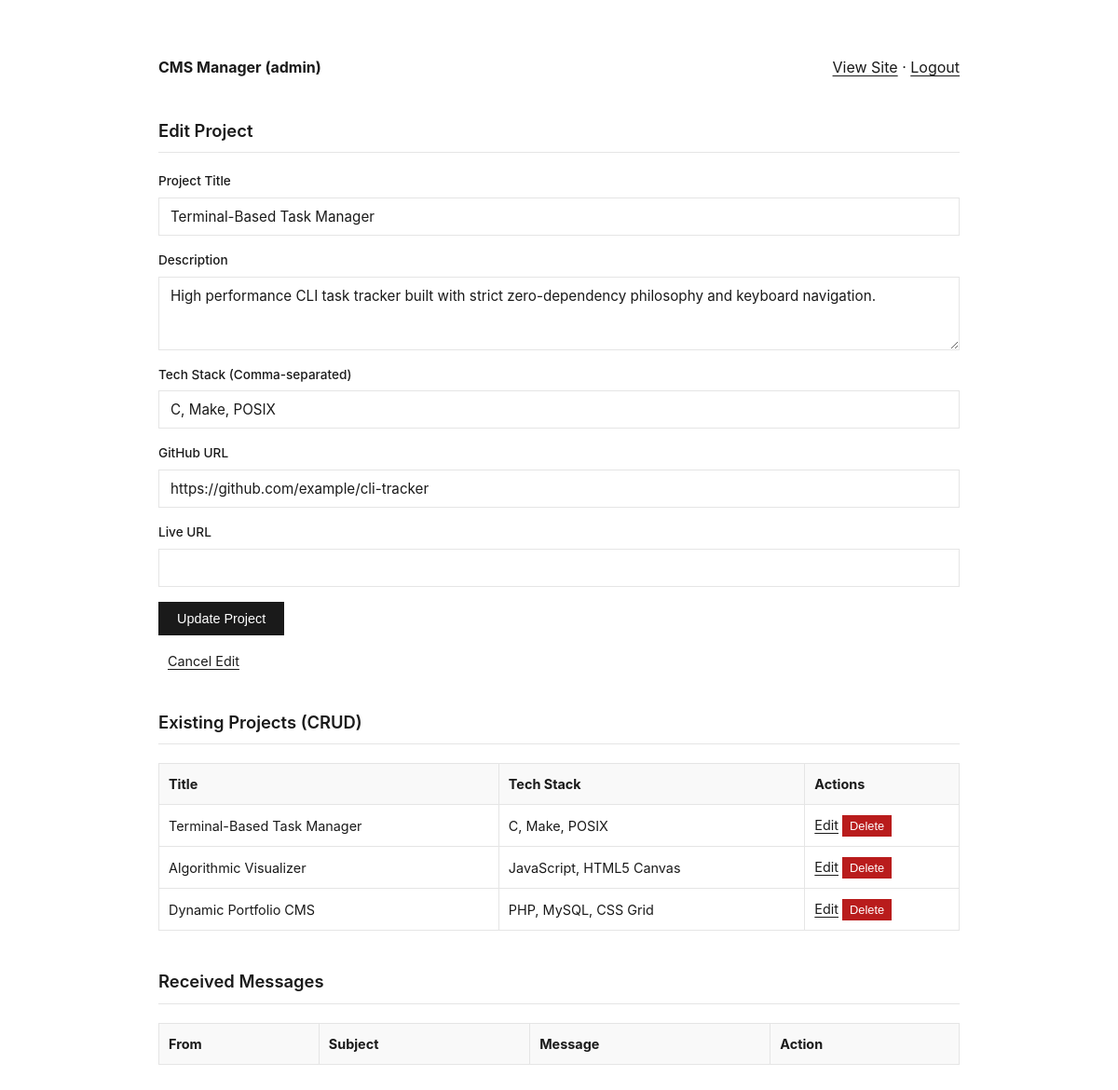
Page /admin/dashboard.php?edit=1 (signed in) on the committed database.
### tables this page shows
CREATE TABLE IF NOT EXISTS projects (
    id INT AUTO_INCREMENT PRIMARY KEY,
    title VARCHAR(100) NOT NULL,
    description TEXT NOT NULL,
    tech_stack VARCHAR(150) NOT NULL,
    github_url VARCHAR(255) NULL,
    live_url VARCHAR(255) NULL,
    created_at TIMESTAMP DEFAULT CURRENT_TIMESTAMP
);

### config/db.php (called while the page is built, shortened)
<?php
function sanitize($data) {
    return htmlspecialchars(trim($data), ENT_QUOTES, 'UTF-8');
}

### admin/dashboard.php (the view, shortened to what this page needs)
<?php
require_once __DIR__ . '/../config/db.php';
$pdo = getDBConnection();
$projects = $pdo->query("SELECT * FROM projects ORDER BY created_at DESC")->fetchAll();
$edit_project = null;
if (isset($_GET['edit'])) {
    $stmt = $pdo->prepare("SELECT * FROM projects WHERE id = ?");
    $stmt->execute([(int)$_GET['edit']]);
    $edit_project = $stmt->fetch();
}
?>
<!DOCTYPE html>
<html lang="en">
<head>
  <link rel="stylesheet" href="../assets/css/style.css">
</head>
<body>
  <div class="container" style="max-width: 900px;">
    <nav class="admin-nav">
      <strong>CMS Manager (<?= sanitize($_SESSION['admin_username']) ?>)</strong>
      <div>
        <a href="../index.php" target="_blank">View Site</a> &middot;
        <a href="logout.php">Logout</a>
      </div>
    </nav>
    <h2><?= $edit_project ? 'Edit Project' : 'Add New Project' ?></h2>
    <form method="POST" action="dashboard.php">
      <div class="form-group">
        <label>Project Title</label>
        <input type="text" name="title" value="<?= $edit_project ? sanitize($edit_project['title']) : '' ?>" required>
      </div>
      <div class="form-group">
        <label>Description</label>
        <textarea name="description" rows="3" required><?= $edit_project ? sanitize($edit_project['description']) : '' ?></textarea>
      </div>
      <div class="form-group">
        <label>Tech Stack (Comma-separated)</label>
        <input type="text" name="tech_stack" value="<?= $edit_project ? sanitize($edit_project['tech_stack']) : '' ?>" required>
      </div>
      <div class="form-group">
        <label>GitHub URL</label>
        <input type="url" name="github_url" value="<?= $edit_project ? sanitize($edit_project['github_url']) : '' ?>">
      </div>
      <div class="form-group">
        <label>Live URL</label>
        <input type="url" name="live_url" value="<?= $edit_project ? sanitize($edit_project['live_url']) : '' ?>">
      </div>
      <button type="submit"><?= $edit_project ? 'Update Project' : 'Save Project' ?></button>
      <?php if ($edit_project): ?>
        <a href="dashboard.php" style="margin-left: 10px; font-size: 0.9rem;">Cancel Edit</a>
      <?php endif; ?>
    </form>
    <h2>Existing Projects (CRUD)</h2>
    <table class="admin-table">
      <thead>
        <tr>
          <th>Title</th>
          <th>Tech Stack</th>
          <th>Actions</th>
        </tr>
      </thead>
      <tbody>
        <?php foreach ($projects as $p): ?>
          <tr>
            <td><?= sanitize($p['title']) ?></td>
            <td><?= sanitize($p['tech_stack']) ?></td>
            <td>
              <a href="dashboard.php?edit=<?= $p['id'] ?>">Edit</a>
              <form method="POST" style="display:inline;" onsubmit="return confirm('Delete this project?');">
                <button type="submit" class="btn-delete">Delete</button>
              </form>
            </td>
          </tr>
        <?php endforeach; ?>
      </tbody>
    </table>
    <h2>Received Messages</h2>
    <table class="admin-table">
      <thead>
        <tr>
          <th>From</th>
          <th>Subject</th>
          <th>Message</th>
          <th>Action</th>
        </tr>
      </thead>
    </table>
  </div>
</body>
</html>

### assets/css/style.css (style rules this page uses)
:root { --bg: #ffffff; --text: #1a1a1a; --muted: #666666; --border: #e5e5e5; --accent: #000000; --danger: #b91c1c; --font-main: -apple-system, BlinkMacSystemFont, "Inter", "Segoe UI", Roboto, sans-serif; --font-mono: "JetBrains Mono", Consolas, monospace; }
* { box-sizing: border-box; margin: 0; padding: 0; }
body { background-color: var(--bg); color: var(--text); font-family: var(--font-main); line-height: 1.6; font-size: 16px; -webkit-font-smoothing: antialiased; }
.container { max-width: 720px; margin: 0 auto; padding: 60px 20px; }
h2 { font-size: 1.15rem; font-weight: 600; margin: 40px 0 20px 0; padding-bottom: 8px; border-bottom: 1px solid var(--border); }
a { color: var(--text); text-decoration: underline; text-underline-offset: 3px; }
form { display: flex; flex-direction: column; gap: 16px; }
.form-group { display: flex; flex-direction: column; gap: 6px; }
label { font-size: 0.85rem; font-weight: 500; }
input, textarea { background: transparent; border: 1px solid var(--border); color: var(--text); padding: 10px 12px; font-family: inherit; font-size: 0.95rem; border-radius: 0; }
button { background: var(--text); color: var(--bg); border: none; padding: 10px 20px; font-size: 0.9rem; font-weight: 500; cursor: pointer; align-self: flex-start; border-radius: 0; }
.admin-table { width: 100%; border-collapse: collapse; margin-top: 15px; font-size: 0.9rem; }
.admin-table th, .admin-table td { border: 1px solid var(--border); padding: 10px; text-align: left; }
.admin-table th { background: rgba(128, 128, 128, 0.05); }
.btn-delete { background: var(--danger); color: #fff; padding: 4px 8px; font-size: 0.8rem; }
nav.admin-nav { display: flex; justify-content: space-between; align-items: center; margin-bottom: 30px; }

### rows in the picture
projects: title "Terminal-Based Task Manager", description "High performance CLI task tracker built with strict zero-dependency philosophy and keyboard navigation.", tech_stack "C, Make, POSIX", github_url "https://github.com/example/cli-tracker"
projects: title "Algorithmic Visualizer", tech_stack "JavaScript, HTML5 Canvas"
projects: title "Dynamic Portfolio CMS", tech_stack "PHP, MySQL, CSS Grid"

### other values in the picture
$_SESSION['admin_username'] "admin"
